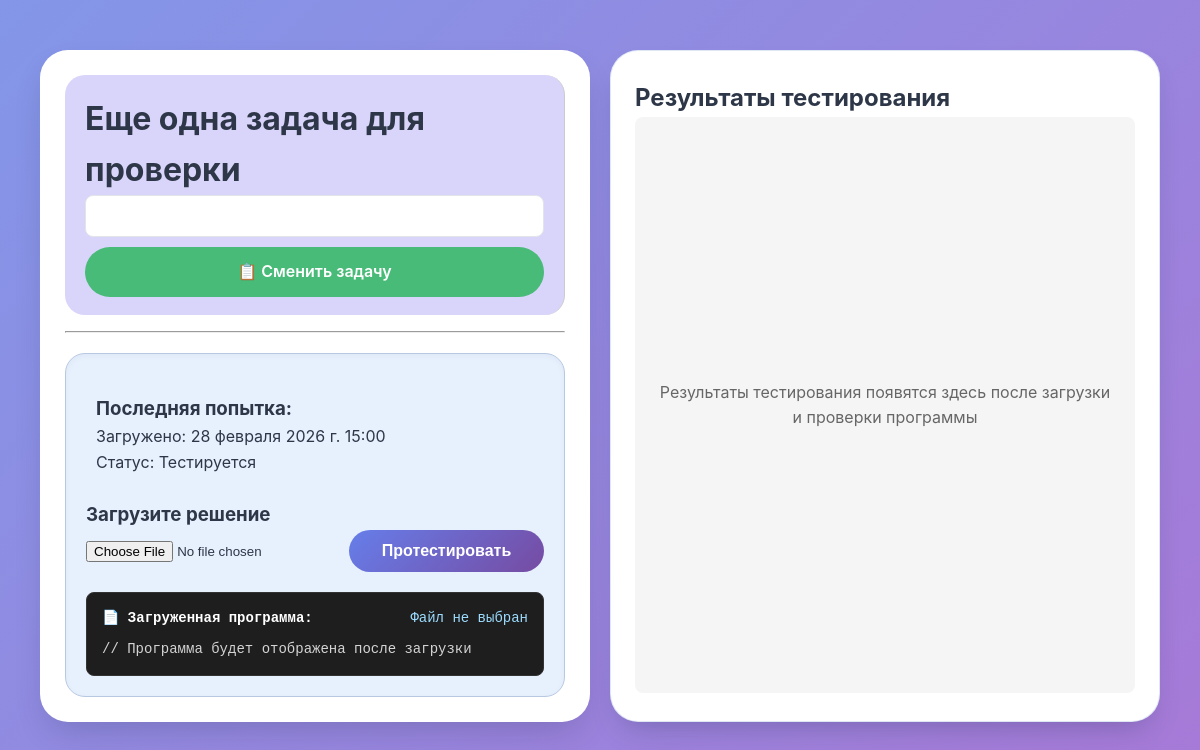
The page /tasks/task/23/ (signed in) on the database as committed earlier.
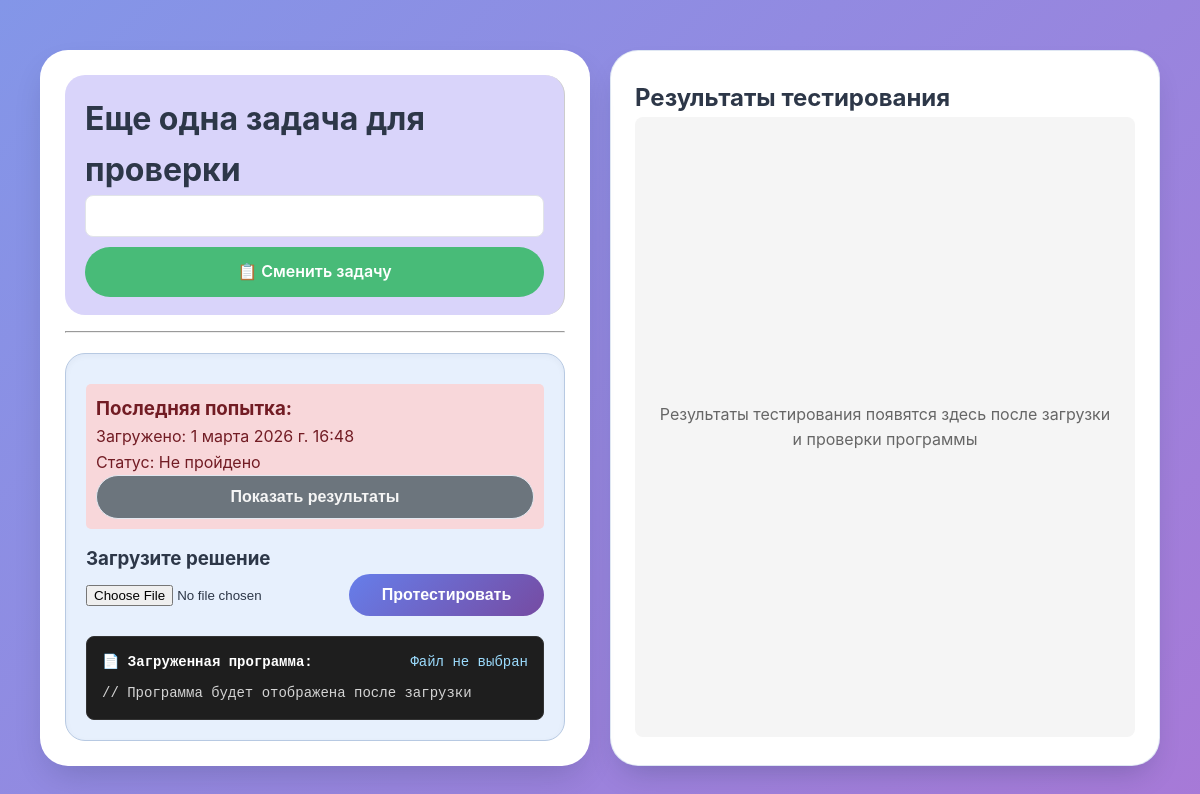
The same page on the database as committed later.
### task_description_app/models.py (models this page shows, shortened)
class Task(models.Model):
    title = models.CharField(
        max_length=200,
        blank=True,
        verbose_name='Название задачи'
    )
    difficulty = models.ForeignKey(
        DifficultyLevel,
        on_delete=models.PROTECT,
        related_name='tasks',
        verbose_name='Уровень сложности'
    )
    description = models.TextField(blank=True)
    test_file = models.FileField(help_text='Путь до папки задачи')
    created_at = models.DateTimeField(auto_now_add=True)
    total_attempts = models.PositiveIntegerField(
        default=0,
        verbose_name='Всего попыток'
    )
    perfect_solutions = models.PositiveIntegerField(
        default=0,
        verbose_name='Успешных на 100% попыток'
    )
    last_attempt_at = models.DateTimeField(
        null=True,
        blank=True,
        auto_now_add=True,
        verbose_name='Последняя попытка'
    )
    @property
    def test_path(self):
        if self.test_file:
            return os.path.join(settings.MEDIA_ROOT, self.test_file.name)
        return None

class UploadedProgram(models.Model):
    user = models.ForeignKey(
        settings.AUTH_USER_MODEL,
        on_delete=models.CASCADE,
        null=True,
        blank=True
    )
    task = models.ForeignKey(Task, on_delete=models.CASCADE, related_name='solutions')
    program_file = models.FileField(upload_to='student_programs/%Y/%m/%d/')
    program_path = models.CharField(max_length=500, blank=True)  # Абсолютный путь
    upload_time = models.DateTimeField(auto_now_add=True)
    test_results = models.JSONField(null=True, blank=True)
    status = models.CharField(
        max_length=20,
        choices=[
            ('uploaded', 'Загружено'),
            ('testing', 'Тестируется'),
            ('passed', 'Пройдено'),
            ('failed', 'Не пройдено'),
        ],
        default='uploaded'
    )

### task_description_app/views.py (the view)
# urls.py: path('task/<int:task_id>/', views.task_detail, name='task_detail'),
def task_detail(request, task_id):
    task = get_object_or_404(Task, id=task_id)
    md_content = ""
    print(f"{task.test_path=}")
    if task.test_file and os.path.exists(task.test_path):
        with open(task.test_path + 'task.md', 'r', encoding='utf-8') as f:
            print(f"Файл md найден и открыт")
            md_content = f.read()
    html_content = markdown.markdown(md_content, extensions=['extra', 'codehilite'])
    from task_description_app.models import UploadedProgram
    if request.user.is_authenticated:
        uploaded_program = UploadedProgram.objects.filter(
            task=task,
            user=request.user
        ).order_by('-upload_time').first()
    else:
        uploaded_program = None
    context = {
        'task': task,
        'md_html': html_content,
        'uploaded_program': uploaded_program,
        'title': task.title
    }
    return render(request, 'task_description_app/task_detail.html', context)

### templates/task_description_app/task_detail.html (shortened to what this page needs)
{% extends 'base.html' %}
{% load static %}
{% block extra_css %}
    <link rel="stylesheet"
          href="https://cdnjs.cloudflare.com/ajax/libs/highlight.js/11.9.0/styles/atom-one-dark.min.css">
    <link rel="stylesheet" href="{% static 'task_description_app/css/task_description.css' %}">
{% endblock %}
{% block content %}
    <div class="grid-split">
        <div class="left-panel">
            <div class="task-description">
                <h1>{{ task.title }}</h1>
                <div class="markdown-content">
                </div>
                <div class="results-actions">
                    <a href="{% url 'tasks:task_list' %}" class="btn btn-success">
                        📋 Сменить задачу
                    </a>
                </div>
            </div>
            <hr>
            <div class="upload-section-bottom" style="grid-column: 1; margin-top: 20px;">
                {% if uploaded_program %}
                    <div class="status {{ uploaded_program.status }}" style="margin-bottom: 15px;">
                        <h3>Последняя попытка:</h3>
                        <p>Загружено: {{ uploaded_program.upload_time }}</p>
                        <p>Статус: {{ uploaded_program.get_status_display }}</p>
                        {% if uploaded_program.test_results %}
                            <button class="btn btn-secondary" onclick="showResults({{ uploaded_program.id }})">
                                Показать результаты
                            </button>
                        {% endif %}
                    </div>
                {% endif %}
                <div class="upload-form" style="margin-bottom: 20px;">
                    <h3>Загрузите решение</h3>
                    <form id="programUploadForm" enctype="multipart/form-data">
                        <div style="display: flex; gap: 10px; align-items: center;">
                            <input type="file" name="file" accept=".py" id="programFile" required style="flex-grow: 1;">
                            <button type="submit" class="btn btn-primary">Протестировать</button>
                        </div>
                    </form>
                </div>
                <div class="program-display">
                    <div style="display: flex; justify-content: space-between; align-items: center; margin-bottom: 10px; color: #fff;">
                        <strong>📄 Загруженная программа:</strong>
                        <span id="programFileName" style="color: #9cdcfe;">Файл не выбран</span>
                    </div>
                    <pre id="programContent" style="margin: 0; white-space: pre-wrap; word-wrap: break-word;">// Программа будет отображена после загрузки</pre>
                </div>
            </div>
        </div>
        <div class="upload-section" style="display: flex; flex-direction: column; height: 100%;">
            <h2>Результаты тестирования</h2>
            <div id="testResultsPlaceholder"
                 style="flex-grow: 1; display: flex; align-items: center; justify-content: center; background: #f5f5f5; border-radius: 8px; padding: 20px; text-align: center;">
                <p style="color: #666;">Результаты тестирования появятся здесь после загрузки и проверки программы</p>
            </div>
        </div>
    </div>
{% endblock %}

### templates/base.html (shortened to what this page needs)
{% load static %}
<!DOCTYPE html>
<html lang="ru">
<head>
    <link rel="stylesheet" href="{% static 'css/base/style.css' %}">
    <link rel="stylesheet" href="{% static 'css/components/buttons.css' %}">
    {% block extra_css %}{% endblock %}
</head>
<body>
{% block content %}{% endblock %}
</body>
</html>

### static/css/base/style.css (style rules this page uses)
* { margin: 0; padding: 0; box-sizing: border-box; }
body { font-family: -apple-system, "GOST type B", 'Segoe UI', Roboto, 'Helvetica Neue', sans-serif; background: linear-gradient(135deg, #8396e8 0%, #a779d7 100%); color: #2d3748; line-height: 1.6; min-height: 100vh; padding: 30px 20px; }

### static/css/components/buttons.css (style rules this page uses)
.btn { width: 100%; justify-content: center; padding: 12px 24px; border: none; border-radius: 50px; font-size: 1em; font-weight: 600; cursor: pointer; transition: all 0.3s ease; text-decoration: none; display: inline-flex; align-items: center; gap: 8px; }
.btn-primary { background: linear-gradient(135deg, #667eea 0%, #764ba2 100%); color: white; }
.btn-secondary { background: #6c757d; color: whitesmoke; border: 1px solid #e2e8f0; }
.btn-success { background: #48bb78; color: white; }

### task_description_app/static/task_description_app/css/task_description.css (style rules this page uses)
.grid-split { display: grid; grid-template-columns: 1fr 1fr; align-items: start; gap: 20px; padding: 20px; min-height: calc(100vh - 100px); width: 100%; max-width: 1900px; }
.left-panel { display: grid; grid-template-rows: auto 1fr; background-color: #ffffff; border-radius: 28px; box-shadow: 0 15px 35px -10px rgba(0, 20, 40, 0.2); padding: 24px; min-height: 0; border: 1px solid rgba(255, 255, 255, 0.4); backdrop-filter: blur(2px); }
.task-description { border-right: 1px solid #ccc; padding: 18px 20px; margin-bottom: 16px; background-color: #d9d4fa; border-radius: 20px; }
.upload-section-bottom { background-color: #e7f0fd; border-radius: 20px; padding: 20px; border: 1px solid #b7c9e2; align-self: start; display: flex; flex-direction: column; justify-content: flex-start; box-shadow: inset 0 2px 6px rgba(0, 20, 40, 0.04); }
.upload-section { padding: 28px 24px; background: #ffffff; border-radius: 28px; box-shadow: 0 15px 30px -12px rgba(0, 30, 50, 0.25); padding: 28px 24px; border: 1px solid rgba(216, 225, 240, 0.8); height: fit-content; align-self: start; }
.markdown-content { font-family: -apple-system, BlinkMacSystemFont, 'Segoe UI', Helvetica, Arial, sans-serif; line-height: 1.6; color: #24292e; padding: 20px; margin-bottom: 10px; background: white; border-radius: 8px; border: 1px solid #e1e4e8; }
.status { padding: 10px; border-radius: 5px; margin: 10px 0; }
.status.failed { background: #f8d7da; color: #721c24; }
.program-display { background: #1e1e1e; color: #d4d4d4; padding: 15px; border-radius: 8px; font-family: 'Consolas', 'Monaco', 'Courier New', monospace; font-size: 14px; line-height: 1.5; overflow-y: auto; border: 1px solid #333; }
.program-display pre { margin: 0; white-space: pre-wrap; word-wrap: break-word; color: #d4d4d4; background: transparent; }
#testResultsPlaceholder { background: #f5f5f5; border-radius: 8px; padding: 20px; text-align: center; color: #666; }

Rows that differ between the two databases and show on the page:
no longer on this page (row unchanged): UploadedProgram: upload_time "28 февраля 2026 г. 15:00", status "Тестируется"
added UploadedProgram: upload_time "1 марта 2026 г. 16:48", status "Не пройдено"
Other text that changed with them:
text now shown: "Показать результаты"
